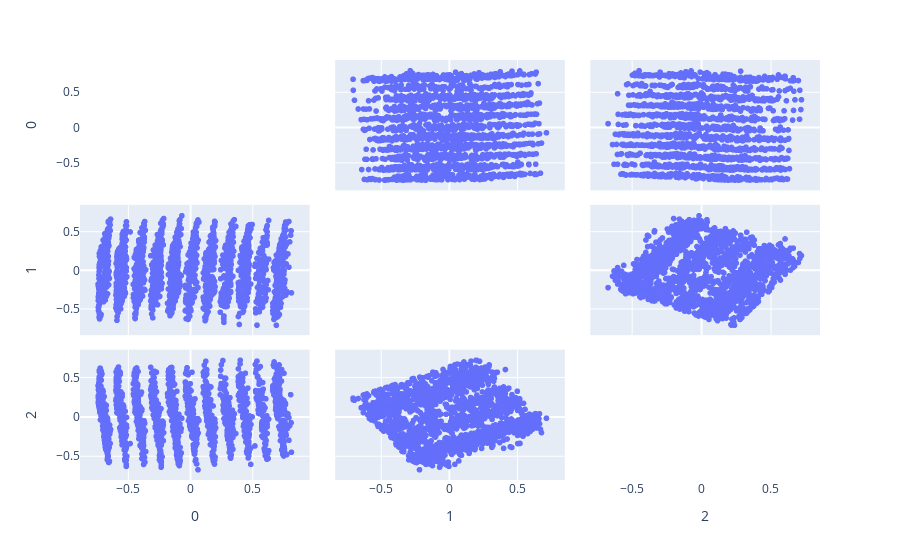

Notebook cell for this chart:
### Code cell
import plotly.express as px

fig = px.scatter_matrix(
    olist_projected,
    labels=olist_projected.columns,
    dimensions=range(n_pca),
    # color=olist_light['review_score']
)
fig.update_traces(diagonal_visible=False)
fig.show()

### Figure 1 — Plotly figure (JSON) as saved in the notebook; plotly's stock layout.template omitted (floating-point values rounded to 4 significant figures; data arrays with more than 128 entries replaced by an {"elided": "..."} marker saying what was removed)
{"data": [{"diagonal": {"visible": false}, "dimensions": [{"axis": {"matches": true}, "label": "0", "values": {"elided": "2000 float values"}}, {"axis": {"matches": true}, "label": "1", "values": {"elided": "2000 float values"}}, {"axis": {"matches": true}, "label": "2", "values": {"elided": "2000 float values"}}], "hovertemplate": "%{xaxis.title.text}=%{x}<br>%{yaxis.title.text}=%{y}<extra></extra>", "legendgroup": "", "marker": {"color": "#636efa", "symbol": "circle"}, "name": "", "showlegend": false, "type": "splom"}], "layout": {"dragmode": "select", "legend": {"tracegroupgap": 0}, "margin": {"t": 60}}}
